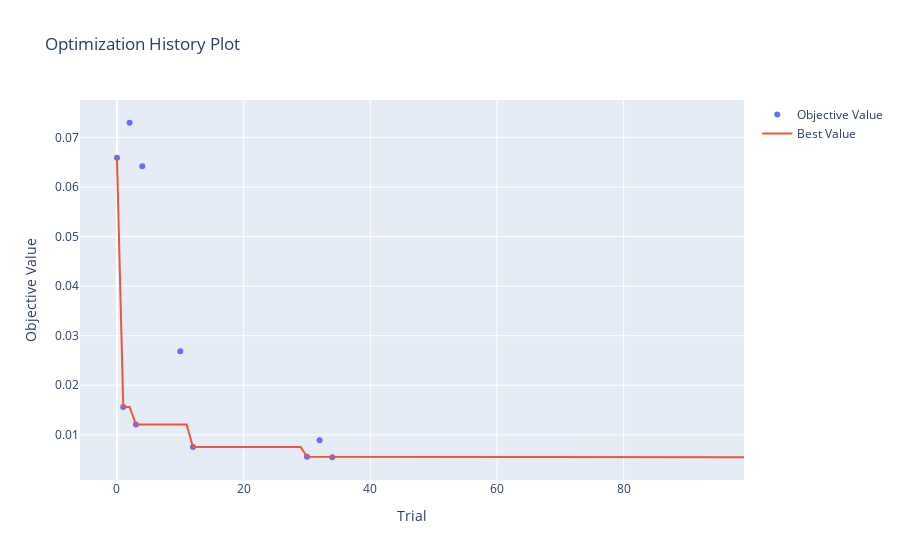

Notebook code cell kept with this figure:
### Code cell
# load the study object
import pickle

with open('study.pkl', 'rb') as f:
    study = pickle.load(f)

# visualize the study
optuna.visualization.plot_optimization_history(study).show()
